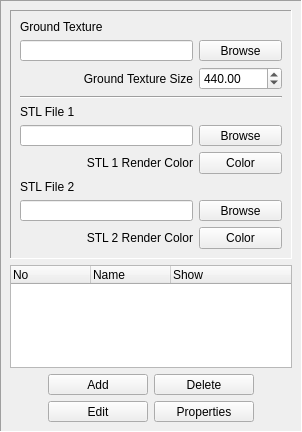
<?xml version="1.0" encoding="UTF-8"?>
<ui version="4.0">
 <class>projectWidget</class>
 <widget class="QWidget" name="projectWidget">
  <property name="geometry">
   <rect>
    <x>0</x>
    <y>0</y>
    <width>302</width>
    <height>432</height>
   </rect>
  </property>
  <property name="focusPolicy">
   <enum>Qt::FocusPolicy::StrongFocus</enum>
  </property>
  <property name="windowTitle">
   <string>Form</string>
  </property>
  <layout class="QVBoxLayout" name="verticalLayout">
   <property name="leftMargin">
    <number>0</number>
   </property>
   <property name="topMargin">
    <number>0</number>
   </property>
   <property name="rightMargin">
    <number>0</number>
   </property>
   <property name="bottomMargin">
    <number>0</number>
   </property>
   <item>
    <widget class="QFrame" name="frame">
     <property name="frameShape">
      <enum>QFrame::Shape::Panel</enum>
     </property>
     <property name="frameShadow">
      <enum>QFrame::Shadow::Sunken</enum>
     </property>
     <layout class="QGridLayout" name="gridLayout_2">
      <item row="2" column="0">
       <spacer name="horizontalSpacer_2">
        <property name="orientation">
         <enum>Qt::Orientation::Horizontal</enum>
        </property>
        <property name="sizeHint" stdset="0">
         <size>
          <width>40</width>
          <height>20</height>
         </size>
        </property>
       </spacer>
      </item>
      <item row="3" column="2">
       <widget class="QPushButton" name="propertyButton">
        <property name="minimumSize">
         <size>
          <width>100</width>
          <height>0</height>
         </size>
        </property>
        <property name="maximumSize">
         <size>
          <width>16777215</width>
          <height>21</height>
         </size>
        </property>
        <property name="text">
         <string>Properties</string>
        </property>
        <property name="autoDefault">
         <bool>false</bool>
        </property>
        <property name="default">
         <bool>false</bool>
        </property>
        <property name="flat">
         <bool>false</bool>
        </property>
       </widget>
      </item>
      <item row="2" column="3">
       <spacer name="horizontalSpacer">
        <property name="orientation">
         <enum>Qt::Orientation::Horizontal</enum>
        </property>
        <property name="sizeHint" stdset="0">
         <size>
          <width>40</width>
          <height>20</height>
         </size>
        </property>
       </spacer>
      </item>
      <item row="1" column="0" colspan="4">
       <widget class="QTreeWidget" name="trackListWidget">
        <property name="contextMenuPolicy">
         <enum>Qt::ContextMenuPolicy::CustomContextMenu</enum>
        </property>
        <property name="selectionMode">
         <enum>QAbstractItemView::SelectionMode::SingleSelection</enum>
        </property>
        <property name="rootIsDecorated">
         <bool>false</bool>
        </property>
        <property name="columnCount">
         <number>3</number>
        </property>
        <attribute name="headerMinimumSectionSize">
         <number>30</number>
        </attribute>
        <attribute name="headerDefaultSectionSize">
         <number>80</number>
        </attribute>
        <column>
         <property name="text">
          <string>No</string>
         </property>
        </column>
        <column>
         <property name="text">
          <string>Name</string>
         </property>
        </column>
        <column>
         <property name="text">
          <string>Show</string>
         </property>
        </column>
       </widget>
      </item>
      <item row="3" column="1">
       <widget class="QPushButton" name="editButton">
        <property name="minimumSize">
         <size>
          <width>100</width>
          <height>0</height>
         </size>
        </property>
        <property name="maximumSize">
         <size>
          <width>16777215</width>
          <height>21</height>
         </size>
        </property>
        <property name="text">
         <string>Edit</string>
        </property>
        <property name="autoDefault">
         <bool>false</bool>
        </property>
        <property name="default">
         <bool>false</bool>
        </property>
        <property name="flat">
         <bool>false</bool>
        </property>
       </widget>
      </item>
      <item row="2" column="1">
       <widget class="QPushButton" name="addButton">
        <property name="minimumSize">
         <size>
          <width>100</width>
          <height>0</height>
         </size>
        </property>
        <property name="maximumSize">
         <size>
          <width>16777215</width>
          <height>21</height>
         </size>
        </property>
        <property name="text">
         <string>Add</string>
        </property>
        <property name="autoDefault">
         <bool>false</bool>
        </property>
        <property name="default">
         <bool>false</bool>
        </property>
        <property name="flat">
         <bool>false</bool>
        </property>
       </widget>
      </item>
      <item row="2" column="2">
       <widget class="QPushButton" name="deleteButton">
        <property name="minimumSize">
         <size>
          <width>100</width>
          <height>0</height>
         </size>
        </property>
        <property name="maximumSize">
         <size>
          <width>16777215</width>
          <height>21</height>
         </size>
        </property>
        <property name="text">
         <string>Delete</string>
        </property>
        <property name="autoDefault">
         <bool>false</bool>
        </property>
        <property name="default">
         <bool>false</bool>
        </property>
        <property name="flat">
         <bool>false</bool>
        </property>
       </widget>
      </item>
      <item row="0" column="0" colspan="4">
       <widget class="QFrame" name="frame2">
        <property name="maximumSize">
         <size>
          <width>16777215</width>
          <height>260</height>
         </size>
        </property>
        <property name="frameShape">
         <enum>QFrame::Shape::Panel</enum>
        </property>
        <property name="frameShadow">
         <enum>QFrame::Shadow::Sunken</enum>
        </property>
        <layout class="QGridLayout" name="gridLayout">
         <item row="1" column="0">
          <widget class="QLabel" name="texLabel">
           <property name="text">
            <string>Ground Texture</string>
           </property>
          </widget>
         </item>
         <item row="2" column="2">
          <widget class="QPushButton" name="texChooser">
           <property name="maximumSize">
            <size>
             <width>16777215</width>
             <height>21</height>
            </size>
           </property>
           <property name="text">
            <string>Browse</string>
           </property>
          </widget>
         </item>
         <item row="6" column="0">
          <widget class="QLabel" name="stlLabel1">
           <property name="text">
            <string>STL File 1</string>
           </property>
          </widget>
         </item>
         <item row="8" column="2">
          <widget class="QPushButton" name="stlColorPicker1">
           <property name="text">
            <string>Color</string>
           </property>
          </widget>
         </item>
         <item row="11" column="2">
          <widget class="QPushButton" name="stlColorPicker2">
           <property name="text">
            <string>Color</string>
           </property>
          </widget>
         </item>
         <item row="7" column="2">
          <widget class="QPushButton" name="stlChooser1">
           <property name="maximumSize">
            <size>
             <width>16777215</width>
             <height>21</height>
            </size>
           </property>
           <property name="text">
            <string>Browse</string>
           </property>
          </widget>
         </item>
         <item row="9" column="0">
          <widget class="QLabel" name="stlLabel2">
           <property name="text">
            <string>STL File 2</string>
           </property>
          </widget>
         </item>
         <item row="7" column="0" colspan="2">
          <widget class="QLineEdit" name="stlEdit1">
           <property name="maximumSize">
            <size>
             <width>16777215</width>
             <height>21</height>
            </size>
           </property>
          </widget>
         </item>
         <item row="10" column="0" colspan="2">
          <widget class="QLineEdit" name="stlEdit2">
           <property name="maximumSize">
            <size>
             <width>16777215</width>
             <height>21</height>
            </size>
           </property>
          </widget>
         </item>
         <item row="3" column="0" colspan="2">
          <widget class="QLabel" name="grdTexSizeLabel">
           <property name="text">
            <string>Ground Texture Size</string>
           </property>
           <property name="alignment">
            <set>Qt::AlignmentFlag::AlignRight|Qt::AlignmentFlag::AlignTrailing|Qt::AlignmentFlag::AlignVCenter</set>
           </property>
          </widget>
         </item>
         <item row="11" column="0" colspan="2">
          <widget class="QLabel" name="stlLabelColor2">
           <property name="text">
            <string>STL 2 Render Color</string>
           </property>
           <property name="alignment">
            <set>Qt::AlignmentFlag::AlignRight|Qt::AlignmentFlag::AlignTrailing|Qt::AlignmentFlag::AlignVCenter</set>
           </property>
          </widget>
         </item>
         <item row="4" column="0" colspan="3">
          <widget class="Line" name="line_2">
           <property name="orientation">
            <enum>Qt::Orientation::Horizontal</enum>
           </property>
          </widget>
         </item>
         <item row="2" column="0" colspan="2">
          <widget class="QLineEdit" name="texEdit">
           <property name="maximumSize">
            <size>
             <width>16777215</width>
             <height>21</height>
            </size>
           </property>
          </widget>
         </item>
         <item row="10" column="2">
          <widget class="QPushButton" name="stlChooser2">
           <property name="maximumSize">
            <size>
             <width>16777215</width>
             <height>21</height>
            </size>
           </property>
           <property name="text">
            <string>Browse</string>
           </property>
          </widget>
         </item>
         <item row="3" column="2">
          <widget class="QDoubleSpinBox" name="grdTexSizeBox">
           <property name="maximum">
            <double>1000.000000000000000</double>
           </property>
           <property name="value">
            <double>440.000000000000000</double>
           </property>
          </widget>
         </item>
         <item row="8" column="0" colspan="2">
          <widget class="QLabel" name="stlLabelColor1">
           <property name="text">
            <string>STL 1 Render Color</string>
           </property>
           <property name="alignment">
            <set>Qt::AlignmentFlag::AlignRight|Qt::AlignmentFlag::AlignTrailing|Qt::AlignmentFlag::AlignVCenter</set>
           </property>
          </widget>
         </item>
        </layout>
       </widget>
      </item>
     </layout>
    </widget>
   </item>
  </layout>
 </widget>
 <resources/>
 <connections/>
</ui>
